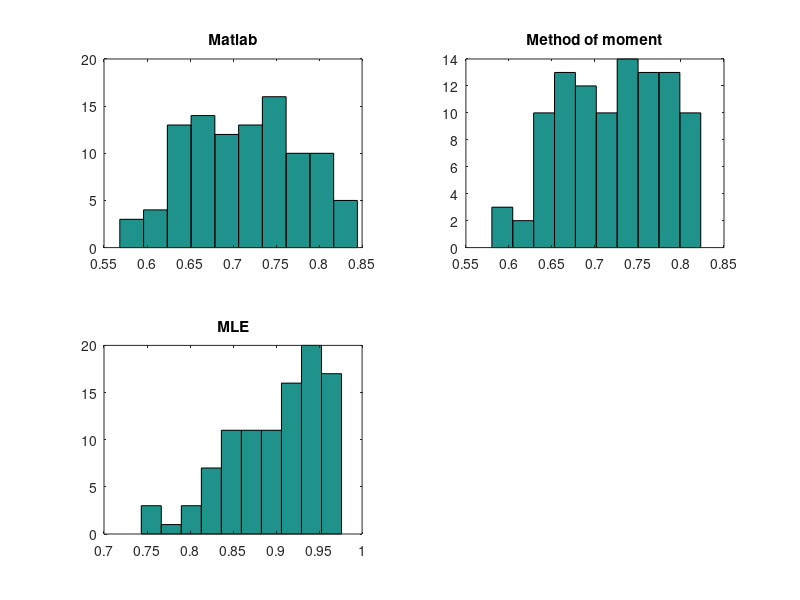

The MATLAB source for this figure: (Note: this script raises an error after producing the figure.)
%% ----------------------------PART (2)---------------------------------
a=2;       b=4; %Parameters
N=100;          Mtot=zeros(3,N);
for j=1:N
    n=20;
    U=zeros(1,n);
    for i=1:n
        U(i)=unifrnd(0,1);
    end
    tt=sqrt(1-(1-U).^(1/4)) ;
    BM=n/sum(tt.^a)-1;   %Estimator for method of moments
    W=zeros(1,20);
    for i=1:n
        W(i)=log(1-U(i)^a);
    end
    tt=sqrt(1-(1-U).^(1/4)) ;
    BL=-n/sum(W);       %Estimator for MLE
    %Calcul of the mediane and the 3 estimators

    E1=quantile(tt,0.95);
    E2=(1-0.05^(1/BM))^(1/a);
    E3=(1-0.05^(1/BL))^(1/a);
    M=[E1 E2 E3];
    Mtot(:,j)=M ; 
end

% Boxplot et Histogram

figure
subplot(2,2,1)
hist(Mtot(1,:));
title('Matlab')
subplot(2,2,2)
hist(Mtot(2,:));
title('Method of moment')
subplot(2,2,3)
hist(Mtot(3,:));
title('MLE')

figure
boxplot([Mtot(1,:)',Mtot(2,:)',Mtot(3,:)'],{'Matlab','Method of moments','MLE'})
